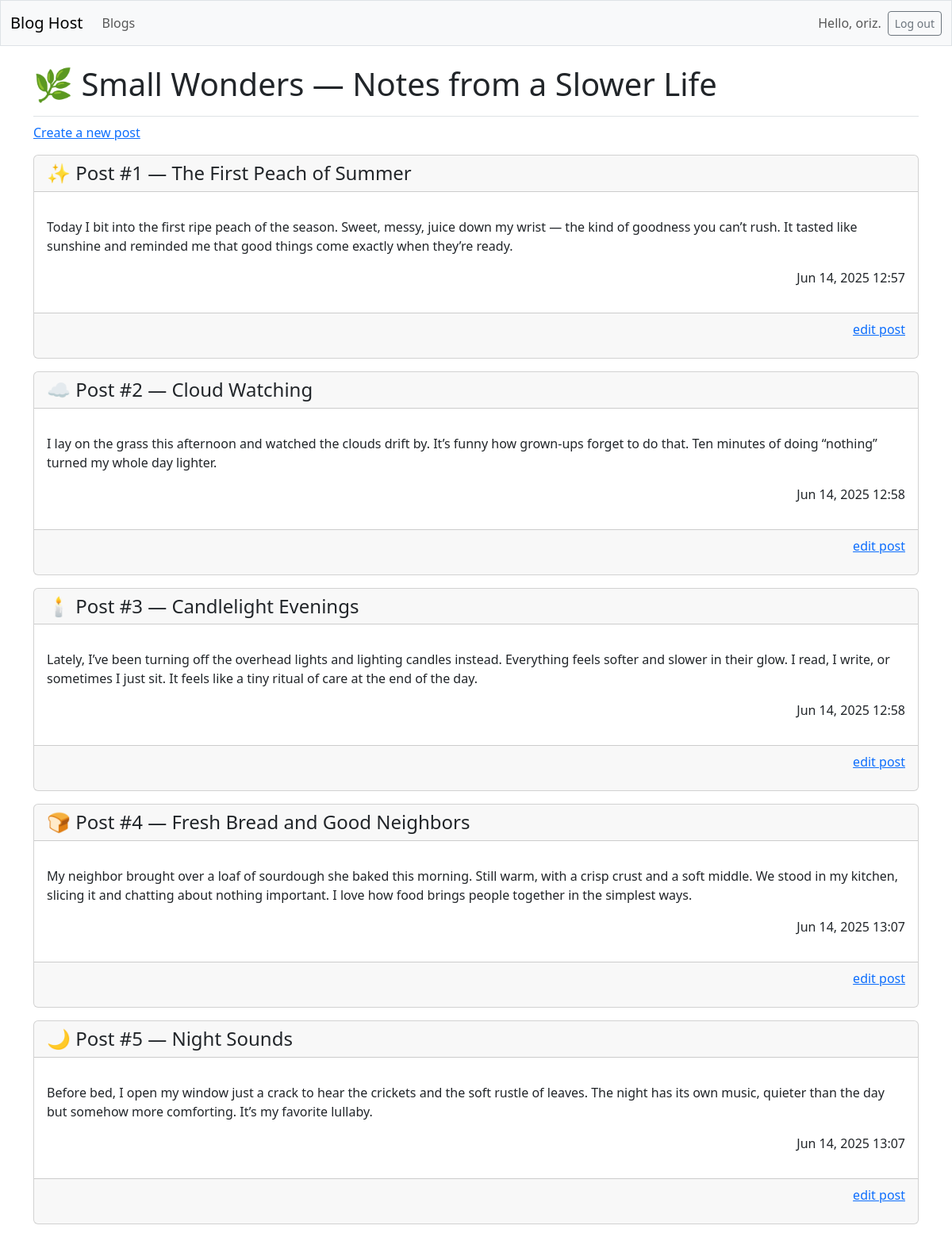
The app's page /blogs/2 (signed in) with its own data.
### blogs/models.py (models this page shows, shortened)
class Blog(models.Model):
    title = models.CharField(max_length=200)
    description = models.CharField(max_length=500)
    date_added = models.DateTimeField(auto_now_add=True)
    owner = models.ForeignKey(User, on_delete=models.CASCADE)

class Post(models.Model):
    blog = models.ForeignKey(Blog, on_delete=models.CASCADE)
    title = models.CharField(max_length=200)
    text = models.TextField()
    date_added = models.DateTimeField(auto_now_add=True)

### blogs/views.py (the view)
# urls.py: path('blogs/<int:blog_id>', views.blog, name='blog'),
def blog(request, blog_id):
    blog = Blog.objects.get(id=blog_id)
    posts = blog.post_set.order_by('date_added')
    context = {'blog': blog, 'posts': posts}
    return render(request, 'blogs/blog.html', context)

### blogs/templates/blogs/blog.html
{% extends 'blogs/base.html' %}
{% block page_header %}
  <h1>{{ blog.title }}</h1>
{% endblock page_header %}
{% block content %}
  <p>
    <a href="{% url 'blogs:new_post' blog.id %}">Create a new post</a>
  </p>
{% for post in posts %}
    <div class="card mb-3">
      <h4 class="card-header">{{ post.title }}</h4>
      <div class="card-body">
        <p class="card-text">{{ post.text|linebreaks }}</p>
        <p class="text-end">{{ post.date_added|date:'M d, Y H:i' }}</p>
      </div>
      <div class="card-footer text-muted">
        <p class="text-end"><a href="{% url 'blogs:edit_post' post.id %}">
          edit post</a></p>
      </div>
    </div>
  {% empty %}
    <p>This blog does not have any posts yet.</p>
  {% endfor %}
{% endblock content %}

### blogs/templates/blogs/base.html (shortened to what this page needs)
<!doctype html>
<html lang="en">
<head>
  {% load django_bootstrap5 %}
  {% bootstrap_css %}
</head>
<body>
  <nav class="navbar navbar-expand-md navbar-light bg-light mb-4 border">
    <div class="container-fluid">
      <a class="navbar-brand" href="{% url 'blogs:index' %}">
          Blog Host</a>
      <div class="collapse navbar-collapse" id="navbarCollapse">
        <ul class="navbar-nav me-auto mb-2 mb-md-0">
          <li class="nav-item">
            <a class="nav-link" href="{% url 'blogs:blogs' %}">
              Blogs</a></li>
        </ul>
        <ul class="navbar-nav ms-auto mb-2 mb-md-0">
          {% if user.is_authenticated %}
            <li class="nav-item">
              <span class="navbar-text me-2">Hello, {{ user.username }}.
                </span></li>
          {% endif %}
        </ul>
        {% if user.is_authenticated %}
          <form action="{% url 'accounts:logout' %}" method='post'>
            <button name='submit' class='btn btn-outline-secondary btn-sm'>
              Log out</button>
          </form>
        {% endif %}
      </div>
    </div>
  </nav>
  <main class="container">
    <div class="pb-2 mb-2 border-bottom">
      {% block page_header %}{% endblock page_header %}
    </div>
    <div>
      {% block content %}{% endblock content %}
    </div>
  </main>
</body>
</html>

### records on screen
Blog: title "🌿 Small Wonders — Notes from a Slower Life"
Post: title "✨ Post #1 — The First Peach of Summer", text "Today I bit into the first ripe peach of the season. Sweet, messy, juice down my wrist — the kind of goodness you can’t rush. It tasted like sunshine and reminded me that good things come exactly when they’re ready.", date_added "Jun 14, 2025 12:57"
Post: title "☁️ Post #2 — Cloud Watching", text "I lay on the grass this afternoon and watched the clouds drift by. It’s funny how grown-ups forget to do that. Ten minutes of doing “nothing” turned my whole day lighter.", date_added "Jun 14, 2025 12:58"
Post: title "🕯️ Post #3 — Candlelight Evenings", text "Lately, I’ve been turning off the overhead lights and lighting candles instead. Everything feels softer and slower in their glow. I read, I write, or sometimes I just sit. It feels like a tiny ritual of care at the end of the day.", date_added "Jun 14, 2025 12:58"
Post: title "🍞 Post #4 — Fresh Bread and Good Neighbors", text "My neighbor brought over a loaf of sourdough she baked this morning. Still warm, with a crisp crust and a soft middle. We stood in my kitchen, slicing it and chatting about nothing important. I love how food brings people together in the simplest ways.", date_added "Jun 14, 2025 13:07"
Post: title "🌙 Post #5 — Night Sounds", text "Before bed, I open my window just a crack to hear the crickets and the soft rustle of leaves. The night has its own music, quieter than the day but somehow more comforting. It’s my favorite lullaby.", date_added "Jun 14, 2025 13:07"

### other values on screen
{{ user.username }} "oriz"
